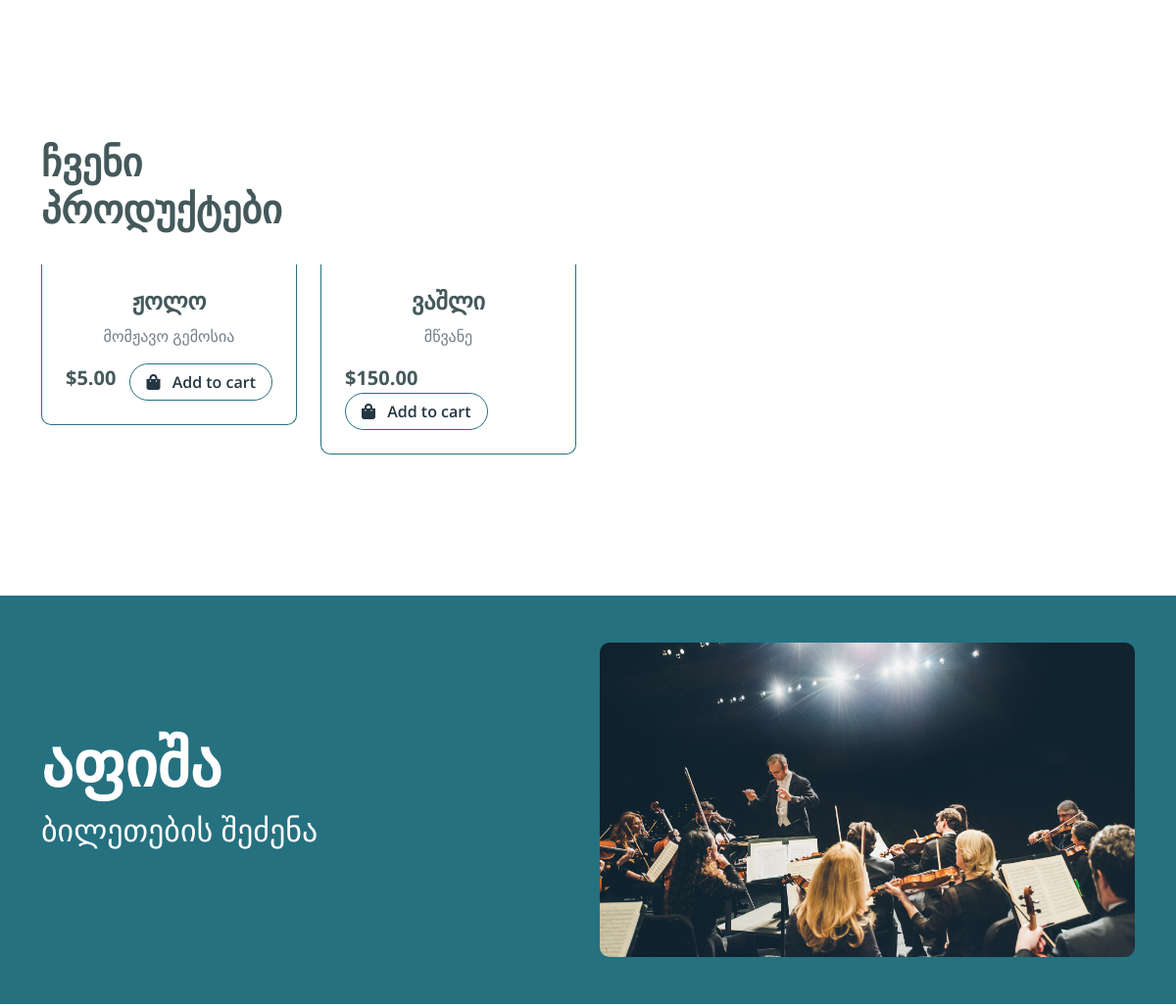
Page / (signed in, middle part) on the earlier database version.
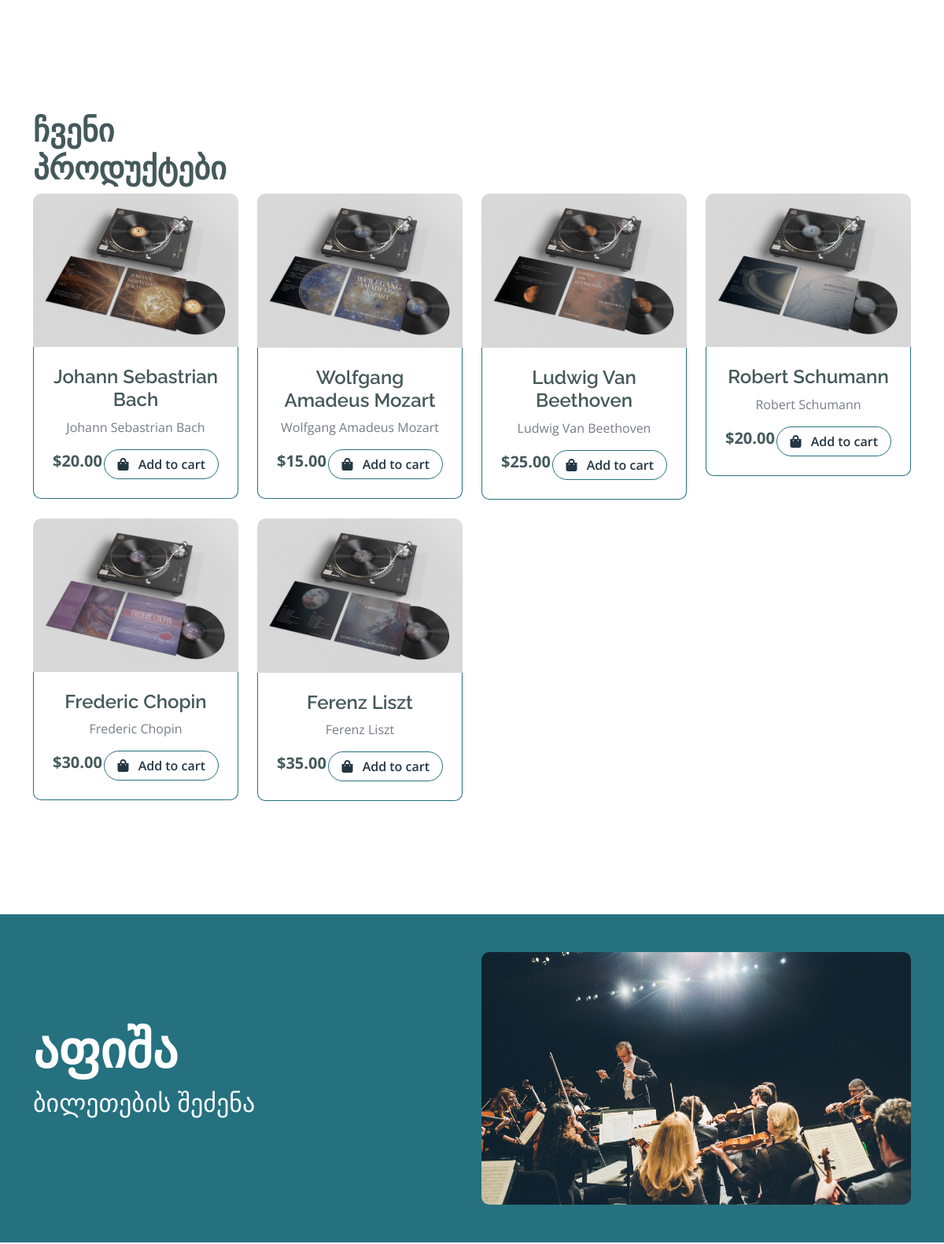
Same page on the later database version.
### store/models.py (models this page shows, shortened)
class Product(models.Model):
    id=models.AutoField(primary_key=True, auto_created=True)
    product_name = models.CharField(max_length=255, null=True, blank=True)
    slug = models.SlugField(unique=True, max_length=255, blank=True)
    image = models.ImageField('image', upload_to='static/img/', max_length=255, default='df_image.png')
    category_name = models.ManyToManyField(Category, related_name='products')
    quantity=models.IntegerField(null=True)
    price=models.DecimalField(max_digits=5, decimal_places=2)
    product_description = models.CharField(max_length=255, null=True, blank=True)

### store/views.py (the view, shortened to what this page needs)
# urls.py: path('', StoreView.as_view(), name='store'),
class StoreView(View):
    def get(self, request):
        products = Product.objects.all()
        query = request.GET.get('q')
        cart = Cart.objects.get(user=request.user)
        cart_items = CartItem.objects.filter(cart=cart)
        total_quantity = sum(item.quantity for item in cart_items)
        context = {
            'products': products,
            'cart': cart,
            'cart_items': cart_items,
            'total_quantity': total_quantity,
        }
        return render(request, 'index/index.html', context)

### templates/index/index.html (shortened to what this page needs)
{%extends "../base.html" %}
{% load static %}
 {% block Fruit_shop %}
     {% include './fruits_shop.html' %}
  {% endblock %}
{% block banner_section %}
        <div class="container-fluid banner bg-secondary my-5">
            <div class="container py-5">
                <div class="row g-4 align-items-center">
                    <div class="col-lg-6">
                        <div class="py-4">
                            <a href="https://biletebi.ge/concerts" target="_blank"><h1 class="display-3 text-white">აფიშა</h1></a>
                            <a href="https://biletebi.ge/concerts" target="_blank"><p class="fw-normal display-3 text-white mb-4" style="font-size: 2rem;">ბილეთების შეძენა</p></a>
                        </div>
                    </div>
                    <div class="col-lg-6">
                        <div class="position-relative">
                            <img src="{% static 'img/concert.jpg' %}" class="img-fluid w-100 rounded" alt="">
                        </div>
                    </div>
                </div>
            </div>
        </div>
        {% endblock %}

### templates/index/fruits_shop.html
{% load static %}
{% block Fruit_shop %}
        <div class="container-fluid fruite py-5">
            <div class="container py-5">
                <div class="tab-class text-center">
                    <div class="row g-4">
                        <div class="col-lg-4 text-start">
                            <h1>ჩვენი პროდუქტები</h1>
                        </div>
                    </div>
                    <div class="tab-content">
                        <div id="tab-1" class="tab-pane fade show p-0 active">
                            <div class="row g-4">
                                <div class="col-lg-12">
                                    <div class="row g-4">
                                        {% for product in products %}
                                        <div class="col-md-6 col-lg-4 col-xl-3">
                                                <div class="rounded position-relative fruite-item">
                                                    <div class="fruite-img">
                                                        <img src="{{product.image.url }}" class="img-fluid w-100 rounded-top" alt="{{product.name}}">
                                                    </div>
                                                    <div class="p-4 border border-secondary border-top-0 rounded-bottom">
                                                        <h4>{{ product.product_name}}</h4>
                                                        <p>{{ product.product_description }}</p>
                                                        <div class="d-flex justify-content-between flex-lg-wrap">
                                                            <p class="text-dark fs-5 fw-bold mb-0">${{ product.price}}</p>
                                                            <a href="{% url 'order:add_to_cart' product.id%}" class="btn border border-secondary rounded-pill px-3 text-primary"><i class="fa fa-shopping-bag me-2 text-primary"></i> Add to cart</a>
                                                        </div>
                                                    </div>
                                                </div>
                                        </div>
                                        {% endfor %}
                                    </div>
                                </div>
                            </div>
                        </div>
                    </div>
                </div>
            </div>
        </div>
        {% endblock %}

Differences in the rows shown:
removed Product: product_name "ჟოლო", product_description "მომჟავო გემოსია", price "5.00"
removed Product: product_name "ვაშლი", product_description "მწვანე", price "150.00"
added Product: image (picture), product_name "Johann Sebastrian Bach", product_description "Johann Sebastrian Bach", price "20.00"
added Product: image (picture), product_name "Wolfgang Amadeus Mozart", product_description "Wolfgang Amadeus Mozart", price "15.00"
added Product: image (picture), product_name "Ludwig Van Beethoven", product_description "Ludwig Van Beethoven", price "25.00"
added Product: image (picture), product_name "Robert Schumann", product_description "Robert Schumann", price "20.00"
added Product: image (picture), product_name "Frederic Chopin", product_description "Frederic Chopin", price "30.00"
added Product: image (picture), product_name "Ferenz Liszt", product_description "Ferenz Liszt", price "35.00"
